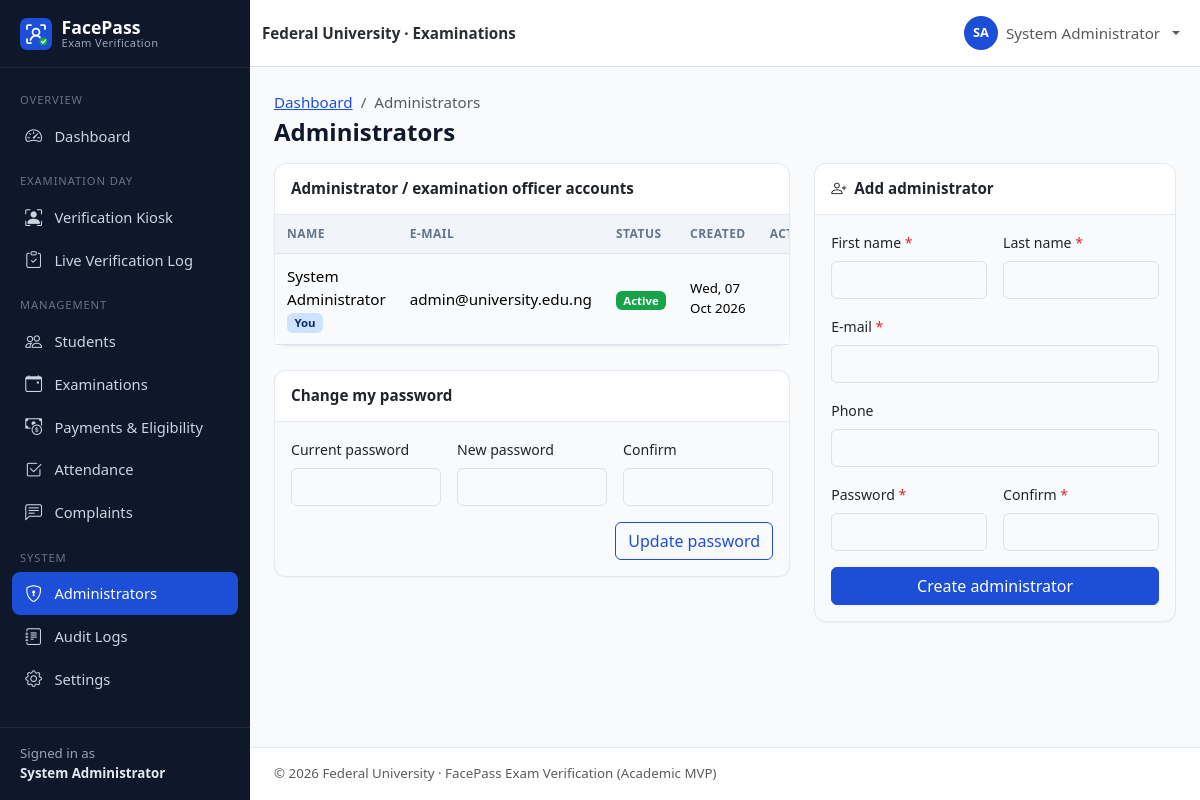
The page /admin/users.php (signed in) on the database its author committed.
### tables this page shows
CREATE TABLE users (
    id               INT UNSIGNED NOT NULL AUTO_INCREMENT,
    student_id       VARCHAR(30)  NULL,                 
    first_name       VARCHAR(60)  NOT NULL,
    last_name        VARCHAR(60)  NOT NULL,
    email            VARCHAR(120) NOT NULL,
    phone            VARCHAR(20)  NULL,
    password         VARCHAR(255) NOT NULL,             
    role             ENUM('admin','student') NOT NULL DEFAULT 'student',
    department       VARCHAR(100) NULL,
    level            VARCHAR(10)  NULL,                 
    faculty          VARCHAR(100) NULL,
    face_registered  TINYINT(1)   NOT NULL DEFAULT 0,
    account_status   ENUM('active','inactive','suspended') NOT NULL DEFAULT 'active',
    created_at       TIMESTAMP    NOT NULL DEFAULT CURRENT_TIMESTAMP,
    updated_at       TIMESTAMP    NOT NULL DEFAULT CURRENT_TIMESTAMP ON UPDATE CURRENT_TIMESTAMP,
    PRIMARY KEY (id),
    UNIQUE KEY uq_users_student_id (student_id),
    UNIQUE KEY uq_users_email (email),
    KEY idx_users_role (role),
    KEY idx_users_dept_level (department, level),
    KEY idx_users_status (account_status)
);

### config/database.php (called while the page is built, shortened)
<?php
function db(): PDO
{
    static $pdo = null;
    if ($pdo === null) {
        $dsn = sprintf(
            'mysql:host=%s;port=%s;dbname=%s;charset=utf8mb4',
            DB_HOST,
            DB_PORT,
            DB_NAME
        );
        $pdo = new PDO($dsn, DB_USER, DB_PASS, [
            PDO::ATTR_ERRMODE            => PDO::ERRMODE_EXCEPTION,
            PDO::ATTR_DEFAULT_FETCH_MODE => PDO::FETCH_ASSOC,
            PDO::ATTR_EMULATE_PREPARES   => false,
        ]);
        $offset = (new DateTime('now', new DateTimeZone(APP_TIMEZONE)))->format('P');
        $stmt = $pdo->prepare('SET time_zone = ?');
        $stmt->execute([$offset]);
    }
    return $pdo;
}

### includes/auth.php (called while the page is built, shortened)
<?php
function current_user(): ?array
{
    static $user = false;
    if ($user !== false) {
        return $user;
    }
    $user = null;
    if (!empty($_SESSION['user_id'])) {
        $stmt = db()->prepare('SELECT * FROM users WHERE id = ?');
        $stmt->execute([(int) $_SESSION['user_id']]);
        $row = $stmt->fetch();
        if ($row && $row['account_status'] === 'active' && $row['role'] === ($_SESSION['role'] ?? '')) {
            $user = $row;
        } else {
            logout_user();
        }
    }
    return $user;
}
function requireLogin(): array
{
    $user = current_user();
    return $user;
}
function requireAdmin(): array
{
    $user = requireLogin();
    return $user;
}

### admin/users.php (the view, shortened to what this page needs)
<?php
$me = requireAdmin();
$pdo = db();
$form = ['first_name' => '', 'last_name' => '', 'email' => '', 'phone' => ''];
$admins = $pdo->query("SELECT * FROM users WHERE role = 'admin' ORDER BY created_at")->fetchAll();
$pageTitle = 'Administrators';
$breadcrumbs = ['Dashboard' => 'admin/dashboard.php', 'Administrators' => null];
require __DIR__ . '/../includes/header.php';
?>
<div class="row g-4">
    <div class="col-xl-7">
        <div class="card">
            <div class="card-header">Administrator / examination officer accounts</div>
            <div class="table-responsive">
                <table class="table align-middle table-card">
                    <thead><tr><th>Name</th><th>E-mail</th><th>Status</th><th>Created</th><th class="text-end">Action</th></tr></thead>
                    <tbody>
                    <?php foreach ($admins as $a): ?>
                        <tr>
                            <td><?= e(full_name($a)) ?><?= (int) $a['id'] === (int) $me['id'] ? ' <span class="badge bg-primary-subtle text-primary-emphasis">You</span>' : '' ?></td>
                            <td><?= e($a['email']) ?></td>
                            <td><?= status_badge($a['account_status']) ?></td>
                            <td class="small"><?= e(fmt_date($a['created_at'])) ?></td>
                            <td class="text-end">
                            </td>
                        </tr>
                    <?php endforeach; ?>
                    </tbody>
                </table>
            </div>
        </div>
        <div class="card mt-4">
            <div class="card-header">Change my password</div>
            <div class="card-body">
                <form method="post" class="row g-3 needs-validation" novalidate>
                    <div class="col-md-4"><label class="form-label" for="current_password">Current password</label>
                        <input type="password" class="form-control" id="current_password" name="current_password" required autocomplete="current-password"></div>
                    <div class="col-md-4"><label class="form-label" for="new_password">New password</label>
                        <input type="password" class="form-control" id="new_password" name="new_password" minlength="10" required autocomplete="new-password"></div>
                    <div class="col-md-4"><label class="form-label" for="new_password_confirm">Confirm</label>
                        <input type="password" class="form-control" id="new_password_confirm" name="new_password_confirm" data-match="#new_password" required autocomplete="new-password">
                        <div class="invalid-feedback">Passwords do not match.</div></div>
                    <div class="col-12 text-end"><button class="btn btn-outline-primary">Update password</button></div>
                </form>
            </div>
        </div>
    </div>
    <div class="col-xl-5">
        <div class="card">
            <div class="card-header"><i class="bi bi-person-plus me-2"></i>Add administrator</div>
            <div class="card-body">
                <form method="post" class="needs-validation" novalidate>
                    <div class="row g-3">
                        <div class="col-6"><label class="form-label required" for="first_name">First name</label>
                            <input class="form-control" id="first_name" name="first_name" value="<?= e($form['first_name']) ?>" required maxlength="60"></div>
                        <div class="col-6"><label class="form-label required" for="last_name">Last name</label>
                            <input class="form-control" id="last_name" name="last_name" value="<?= e($form['last_name']) ?>" required maxlength="60"></div>
                        <div class="col-12"><label class="form-label required" for="email">E-mail</label>
                            <input type="email" class="form-control" id="email" name="email" value="<?= e($form['email']) ?>" required maxlength="120"></div>
                        <div class="col-12"><label class="form-label" for="phone">Phone</label>
                            <input class="form-control" id="phone" name="phone" value="<?= e($form['phone']) ?>" maxlength="20"></div>
                        <div class="col-6"><label class="form-label required" for="password">Password</label>
                            <input type="password" class="form-control" id="password" name="password" minlength="10" required autocomplete="new-password"></div>
                        <div class="col-6"><label class="form-label required" for="password_confirm">Confirm</label>
                            <input type="password" class="form-control" id="password_confirm" name="password_confirm" data-match="#password" required autocomplete="new-password">
                            <div class="invalid-feedback">Passwords do not match.</div></div>
                    </div>
                    <button class="btn btn-primary w-100 mt-3">Create administrator</button>
                </form>
            </div>
        </div>
    </div>
</div>
<?php require __DIR__ . '/../includes/footer.php'; ?>

### includes/header.php (shortened to what this page needs)
<?php
$pageTitle = $pageTitle ?? APP_NAME;
$layout = $layout ?? 'app';
$breadcrumbs = $breadcrumbs ?? [];
$bodyClass = $bodyClass ?? '';
$user = current_user();
$role = $user['role'] ?? null;
?>
<!doctype html>
<html lang="en">
<head>
    <link rel="stylesheet" href="<?= e(url('assets/vendor/bootstrap/bootstrap.min.css')) ?>">
    <link rel="stylesheet" href="<?= e(url('assets/vendor/bootstrap-icons/bootstrap-icons.min.css')) ?>">
    <link rel="stylesheet" href="<?= e(url('assets/css/style.css')) ?>">
    <?php if ($role === 'admin'): ?>
        <link rel="stylesheet" href="<?= e(url('assets/css/admin.css')) ?>">
    <?php elseif ($role === 'student'): ?>
        <link rel="stylesheet" href="<?= e(url('assets/css/student.css')) ?>">
    <?php endif; ?>
</head>
<body class="<?= e(trim("layout-$layout $bodyClass")) ?>">
<?php if ($layout === 'app' && $user): ?>
<div class="app-shell">
    <?php require __DIR__ . '/sidebar.php'; ?>
    <div class="app-main">
        <nav class="navbar navbar-expand bg-white border-bottom app-topbar sticky-top">
            <div class="container-fluid">
                <span class="navbar-text fw-semibold text-secondary-emphasis d-none d-sm-inline">
                    <?= e(INSTITUTION_NAME) ?> · Examinations
                </span>
                <ul class="navbar-nav ms-auto align-items-center">
                    <li class="nav-item dropdown">
                        <a class="nav-link dropdown-toggle d-flex align-items-center gap-2" href="#" role="button"
                           data-bs-toggle="dropdown" aria-expanded="false">
                            <span class="avatar-circle"><?= e(strtoupper(substr($user['first_name'], 0, 1) . substr($user['last_name'], 0, 1))) ?></span>
                            <span class="d-none d-md-inline"><?= e(full_name($user)) ?></span>
                        </a>
                    </li>
                </ul>
            </div>
        </nav>
        <main class="app-content container-fluid">
            <div class="d-flex flex-wrap justify-content-between align-items-center mb-3 gap-2">
                <div>
                    <?php if ($breadcrumbs): ?>
                        <nav aria-label="breadcrumb">
                            <ol class="breadcrumb small mb-1">
                                <?php foreach ($breadcrumbs as $label => $link): ?>
                                    <?php if ($link): ?>
                                        <li class="breadcrumb-item"><a href="<?= e(url($link)) ?>"><?= e($label) ?></a></li>
                                    <?php else: ?>
                                        <li class="breadcrumb-item active" aria-current="page"><?= e($label) ?></li>
                                    <?php endif; ?>
                                <?php endforeach; ?>
                            </ol>
                        </nav>
                    <?php endif; ?>
                    <h1 class="h4 mb-0 page-title"><?= e($pageTitle) ?></h1>
                </div>
            </div>
<?php else: ?>
<main class="plain-content">
<?php endif; ?>

### includes/sidebar.php (shortened to what this page needs)
<?php
$current = str_replace('\\', '/', $_SERVER['SCRIPT_NAME'] ?? '');
if (($user['role'] ?? '') === 'admin') {
    $menu = [
        'Overview' => [
            ['admin/dashboard.php', 'bi-speedometer2', 'Dashboard'],
        ],
        'Examination Day' => [
            ['verification/index.php', 'bi-person-bounding-box', 'Verification Kiosk'],
            ['verification/result.php', 'bi-clipboard-check', 'Live Verification Log'],
        ],
        'Management' => [
            ['admin/students.php', 'bi-people', 'Students'],
            ['admin/examinations.php', 'bi-calendar-event', 'Examinations'],
            ['admin/payments.php', 'bi-cash-coin', 'Payments & Eligibility'],
            ['admin/attendance.php', 'bi-check2-square', 'Attendance'],
            ['admin/complaints.php', 'bi-chat-left-text', 'Complaints'],
        ],
        'System' => [
            ['admin/users.php', 'bi-shield-lock', 'Administrators'],
            ['admin/audit-logs.php', 'bi-journal-text', 'Audit Logs'],
            ['admin/settings.php', 'bi-gear', 'Settings'],
        ],
    ];
    $aliases = [
        'admin/student-view.php' => 'admin/students.php',
        'admin/enroll-face.php' => 'admin/students.php',
        'auth/register.php' => 'admin/students.php',
        'admin/examination-create.php' => 'admin/examinations.php',
    ];
}
$isActive = function (string $path) use ($current, $aliases): bool {
    foreach ($aliases as $child => $parent) {
        if ($parent === $path && str_ends_with($current, '/' . $child)) {
            return true;
        }
    }
    return str_ends_with($current, '/' . $path);
};
?>
<aside class="offcanvas-lg offcanvas-start app-sidebar" tabindex="-1" id="appSidebar" aria-labelledby="appSidebarLabel">
    <div class="offcanvas-body flex-column p-0">
        <div class="sidebar-desktop-brand d-none d-lg-block">
            <a class="sidebar-brand" href="<?= e(url('index.php')) ?>">
                <img src="<?= e(url('assets/images/logo.svg')) ?>" alt="" width="32" height="32">
                <span>FacePass<small>Exam Verification</small></span>
            </a>
        </div>
        <nav class="sidebar-nav">
            <?php foreach ($menu as $section => $items): ?>
                <div class="sidebar-section"><?= e($section) ?></div>
                <?php foreach ($items as [$path, $icon, $label]): ?>
                    <a class="sidebar-link<?= $isActive($path) ? ' active' : '' ?>" href="<?= e(url($path)) ?>">
                        <i class="bi <?= e($icon) ?>"></i><span><?= e($label) ?></span>
                    </a>
                <?php endforeach; ?>
            <?php endforeach; ?>
        </nav>
        <div class="sidebar-footer small">
            Signed in as<br><strong><?= e(full_name($user)) ?></strong>
        </div>
    </div>
</aside>

### includes/functions.php (shortened to what this page needs)
<?php
function e($value): string
{
    return htmlspecialchars((string) ($value ?? ''), ENT_QUOTES | ENT_SUBSTITUTE, 'UTF-8');
}
function base_url(): string
{
    static $base = null;
    if ($base !== null) {
        return $base;
    }
    $docRoot = realpath($_SERVER['DOCUMENT_ROOT'] ?? '') ?: '';
    $root = realpath(ROOT_PATH) ?: ROOT_PATH;
    $docRoot = str_replace('\\', '/', $docRoot);
    $root = str_replace('\\', '/', $root);
    $relative = '';
    if ($docRoot !== '' && stripos($root, $docRoot) === 0) {
        $relative = trim(substr($root, strlen($docRoot)), '/');
    }
    $base = $relative === '' ? '' : '/' . $relative;
    return $base;
}
function url(string $path = ''): string
{
    return base_url() . '/' . ltrim($path, '/');
}
function full_name(array $row): string
{
    return trim(($row['first_name'] ?? '') . ' ' . ($row['last_name'] ?? ''));
}
function fmt_date(?string $date): string
{
    return $date ? date('D, d M Y', strtotime($date)) : '—';
}
function status_badge(?string $status): string
{
    $map = [
        'scheduled' => 'primary', 'ongoing' => 'warning text-dark', 'completed' => 'success',
        'cancelled' => 'secondary', 'present' => 'success', 'absent' => 'danger',
        'rejected' => 'danger', 'pending' => 'warning text-dark', 'reviewed' => 'info text-dark',
        'resolved' => 'success', 'active' => 'success', 'inactive' => 'secondary',
        'suspended' => 'danger', 'facial_recognition' => 'primary', 'manual' => 'dark',
    ];
    $status = (string) $status;
    $class = $map[$status] ?? 'secondary';
    $label = ucwords(str_replace('_', ' ', $status));
    return '<span class="badge bg-' . $class . '">' . e($label) . '</span>';
}

### rows shown on the page
users: full_name($user) "System Administrator", first_name+last_name "SA", full_name($a) "System Administrator", shows "You", email "admin@university.edu.ng", account_status "Active", created_at "Wed, 07 Oct 2026"

### other values the page prints
$section "OVERVIEW"
$label "Dashboard"
$section "EXAMINATION DAY"
$label "Verification Kiosk"
$label "Live Verification Log"
$section "MANAGEMENT"
$label "Students"
$label "Examinations"
$label "Payments & Eligibility"
$label "Attendance"
$label "Complaints"
$section "SYSTEM"
$label "Administrators"
$label "Audit Logs"
$label "Settings"
